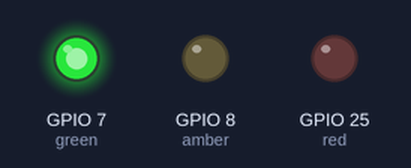
Bench run of a program on a simulated Raspberry Pi (BCM pin numbers). Shown: output pins drawn as LEDs (lit = HIGH).

Above: at 0.1 s.
At 5.1 s:
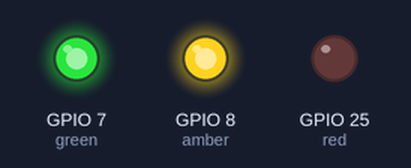
At 6.1 s:
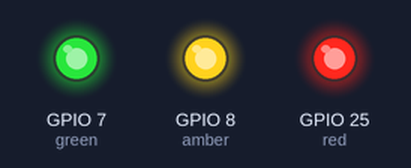
Timing chart, 0 to 7.6 s (numbered marks = the images above):
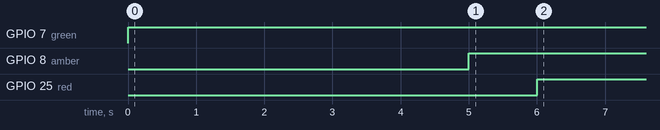

Measured:
- by itself, GPIO 7 (green): LOW → HIGH at 0.00 s
- by itself, GPIO 8 (amber): LOW → HIGH at 5.0 s
- by itself, GPIO 25 (red): LOW → HIGH at 6.0 s

The program:

TrafficLight.py
```python
from gpiozero import TrafficLights
from time import sleep
lights = TrafficLights(25, 8, 7)
while True:
    lights.green.on()
    sleep(5)
    lights.amber.on()
    sleep(1)
    lights.red.on()
    sleep(5)
```
